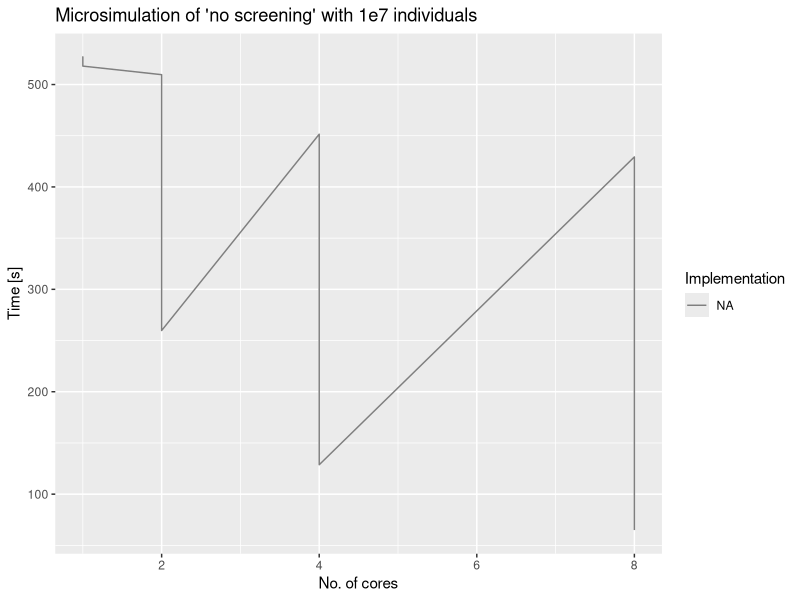
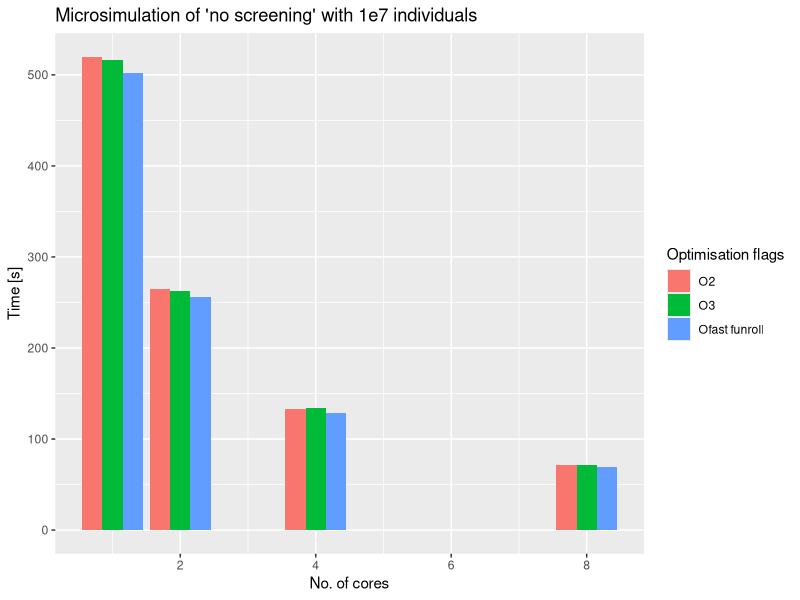
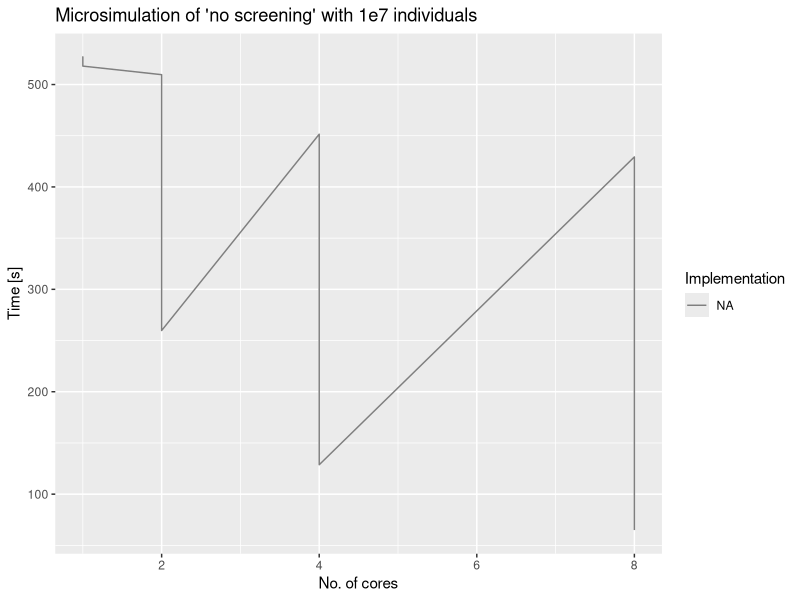
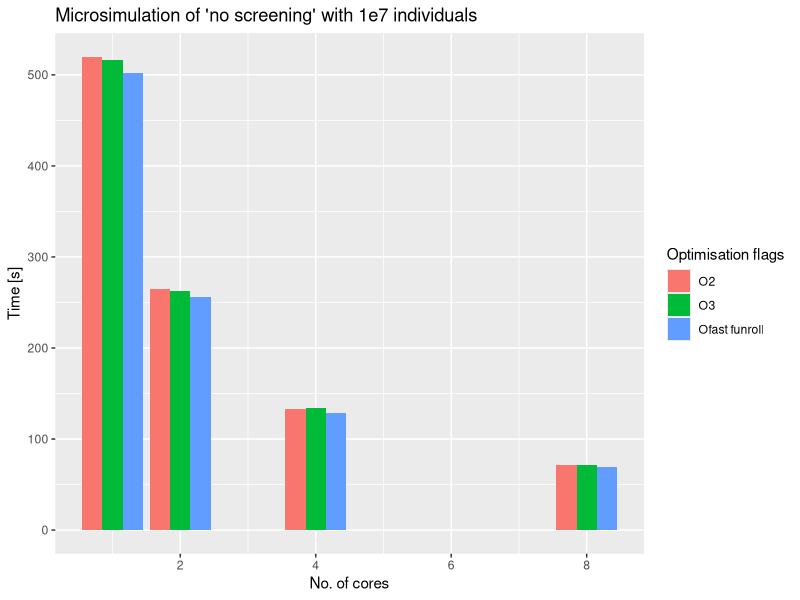

Recreate these plots in R, in order.
require(ggplot2)
df <- read.csv("./implementationProfiling.csv", header=T)
df$Setting <- factor(df$Setting, levels(df$Setting)[c(3,2,1)])
ggplot(data = df, aes(x = cores, y = time)) + geom_line(aes(group = Setting, colour = Setting)) + xlab("No. of cores") + ylab("Time [s]") + ggtitle("Microsimulation of 'no screening' with 1e7 individuals") +
  scale_colour_hue(name = "Implementation")

ggsave("../doc/report/images/implementationProfiling.pdf")


df <- read.csv("./flagsProfiling.csv", header=T)
ggplot(data = df, aes(x = cores, y = time, fill = Setting)) +
  #geom_line(aes(group = Setting, colour = Setting)) +
  geom_bar(stat="identity", position="dodge") + xlab("No. of cores") + ylab("Time [s]") + ggtitle("Microsimulation of 'no screening' with 1e7 individuals") + scale_fill_hue(name = "Optimisation flags")

## ggplot(data = df, aes(x = cores, y = time)) + geom_line(aes(group = Setting, colour = Setting)) +
##   xlab("No. of cores") + ylab("Time [s]") + ggtitle("Microsimulation of 'no screening' with 1e7 individuals")

ggsave("../doc/report/images/flagsProfiling.pdf")










